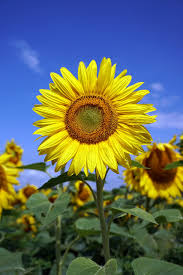
#> input picture Machine Learning Projects/IMAGE PROCESSING USING OPENCV/sunflower.jpg, 183 x 275 px
$ jupyter execute 'IMAGE PROCESSING USING OPENCV.ipynb'
#> lines starting #> are read from the running program, lines starting #| are printed output that depends on the picture; after the words box and inside, x2 and y2 are one past the last pixel; in counts of white or black regions, pixels touching at a corner belong together
# IMAGE PROCESSING USING OPENCV

## IMPORT LIBRARIES

[cell 1]
import cv2 # OpenCV library for image processing
import numpy as np # numerical operations and array handling
from google.colab.patches import cv2_imshow # display images in Google Colab

## LOAD IMAGE
- Reads image from storage into memory
- Image is loaded as a NumPy array
- Default format in OpenCV: BGR (Blue, Green, Red)

[cell 2]
image = cv2.imread("sunflower.jpg")
#> image is the input picture: shape (275, 183, 3); mean B, G, R 97.8, 107.4, 97.5

if image is None:
    print("Error: Image not found")
    exit()

print("Image Shape:", image.shape)
#| Image Shape: (275, 183, 3)

cv2_imshow(image)
cv2.waitKey(0)

## GRAYSCALE CONVERSION

Color images contain 3 channels (B, G, R)

Grayscale image contains only intensity values:
- 0   → black
- 255 → white

Benefits:
- Reduces computational cost
- Removes unnecessary color information
- Useful for edge detection and feature extraction

[cell 3]
gray = cv2.cvtColor(image, cv2.COLOR_BGR2GRAY)
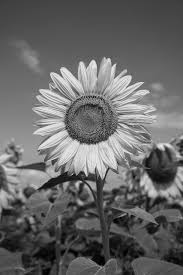
#> gray: shape (275, 183); min 0, max 235, mean 103.3

cv2_imshow(gray)
cv2.waitKey(0)

## GAUSSIAN BLUR
Gaussian Blur smooths the image and reduces noise

Idea:
- Each pixel becomes weighted average of neighboring pixels
- Gaussian kernel gives more importance to center pixels

Benefits:
- Removes small image noise
- Improves edge detection quality

[cell 4]
blurred = cv2.GaussianBlur(
    gray,
    (5,5),   # kernel size
    0        # sigma automatically calculated
)
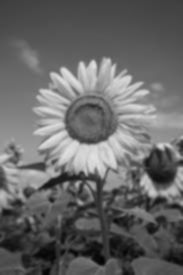
#> blurred: shape (275, 183); min 3, max 225, mean 103.3

cv2_imshow(blurred)
cv2.waitKey(0)

## MEDIAN BLUR

Median Blur replaces each pixel with median value of neighboring pixels

Benefits:
- Removes salt-and-pepper noise
- Preserves edges better than average blur

[cell 5]
median = cv2.medianBlur(
    gray,
    5
)

cv2_imshow(median)
cv2.waitKey(0)

## EDGE DETECTION USING CANNY

Edge detection finds object boundaries

Main idea:
1. Smooth image
2. Calculate intensity gradients
3. Keep strong edges
4. Remove weak edges

Thresholds:
- 100 → lower threshold
- 200 → upper threshold

[cell 6]
edges = cv2.Canny(
    blurred,
    100,
    200
)
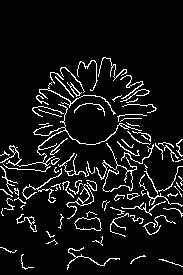
#> edges: shape (275, 183); 7.9% white in thin lines or dots, all inside (x1, y1, x2, y2) = (0, 57, 183, 270)

cv2_imshow(edges)
cv2.waitKey(0)

## IMAGE RESIZING

Resizing changes image dimensions

Benefits:
- Standardizes image size
- Reduces memory usage
- Speeds up processing

New size:
- Width  = 400 pixels
- Height = 300 pixels

[cell 7]
resized = cv2.resize(image, (400,300))
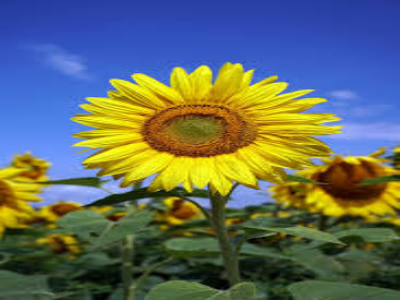
#> resized: shape (300, 400, 3); mean B, G, R 97.7, 107.3, 97.4

cv2_imshow(resized)
cv2.waitKey(0)

## RESIZE GRAYSCALE IMAGE

[cell 8]
resized_gray = cv2.resize(
    gray,
    (400,300)
)
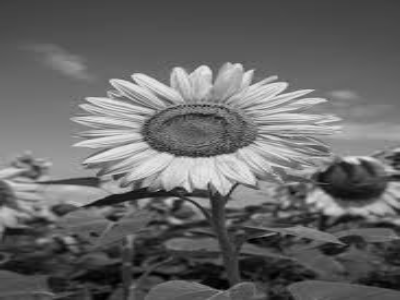
#> resized_gray: shape (300, 400); min 0, max 233, mean 103.2

cv2_imshow(resized_gray)
cv2.waitKey(0)

## RESIZE GAUSSIAN BLUR IMAGE

[cell 9]
resized_blurred = cv2.resize(
    blurred,
    (400,300)
)
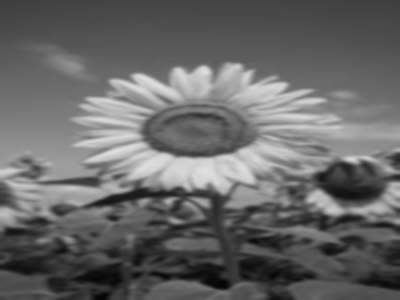
#> resized_blurred: shape (300, 400); min 3, max 225, mean 103.2

cv2_imshow(resized_blurred)
cv2.waitKey(0)

## RESIZE MEDIAN BLUR IMAGE

[cell 10]
resized_median = cv2.resize(
    median,
    (400,300)
)

cv2_imshow(resized_median)
cv2.waitKey(0)

## RESIZE EDGE IMAGE

[cell 11]
resized_edges = cv2.resize(
    edges,
    (400,300)
)
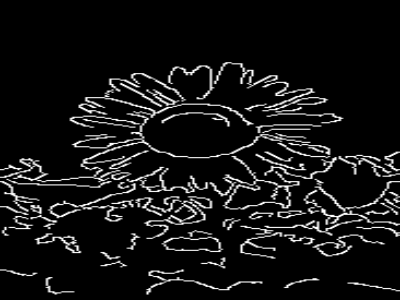
#> resized_edges: shape (300, 400); min 0, max 255, mean 20.3

cv2_imshow(resized_edges)
cv2.waitKey(0)

## IMAGE ROTATION

Rotation changes image orientation around a center point

Center:
- x = width / 2
- y = height / 2

Parameters:
- Angle = 45°
- Scale = 1 (original size)

[cell 12]
height, width = image.shape[:2]
#> height = 275; width = 183

center = (
    width / 2,
    height / 2
)
#> center = (91.5, 137.5)

rotation_matrix = cv2.getRotationMatrix2D(
    center,
    45,
    1
)

rotated_image = cv2.warpAffine(
    image,
    rotation_matrix,
    (width, height)
)
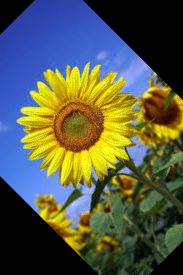
#> rotated_image: shape (275, 183, 3); mean B, G, R 72.5, 89.8, 84.9

cv2_imshow(rotated_image)
cv2.waitKey(0)

## IMAGE FLIPPING

Flipping creates mirror image

flipCode:
- 0  → vertical flip
- 1  → horizontal flip
- -1 → both directions

[cell 13]
flipped = cv2.flip(
    image,
    1
)
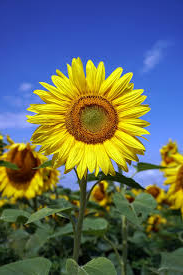
#> flipped: shape (275, 183, 3); mean B, G, R 97.8, 107.4, 97.5

cv2_imshow(flipped)
cv2.waitKey(0)

## SAVE OUTPUT IMAGE

Stores processed image on disk

Here:
- Edge-detected image is saved
- File name: edges_output.jpg

[cell 14]
cv2.imwrite(
    "edges_output.jpg",
    edges
)
#> Out = True
